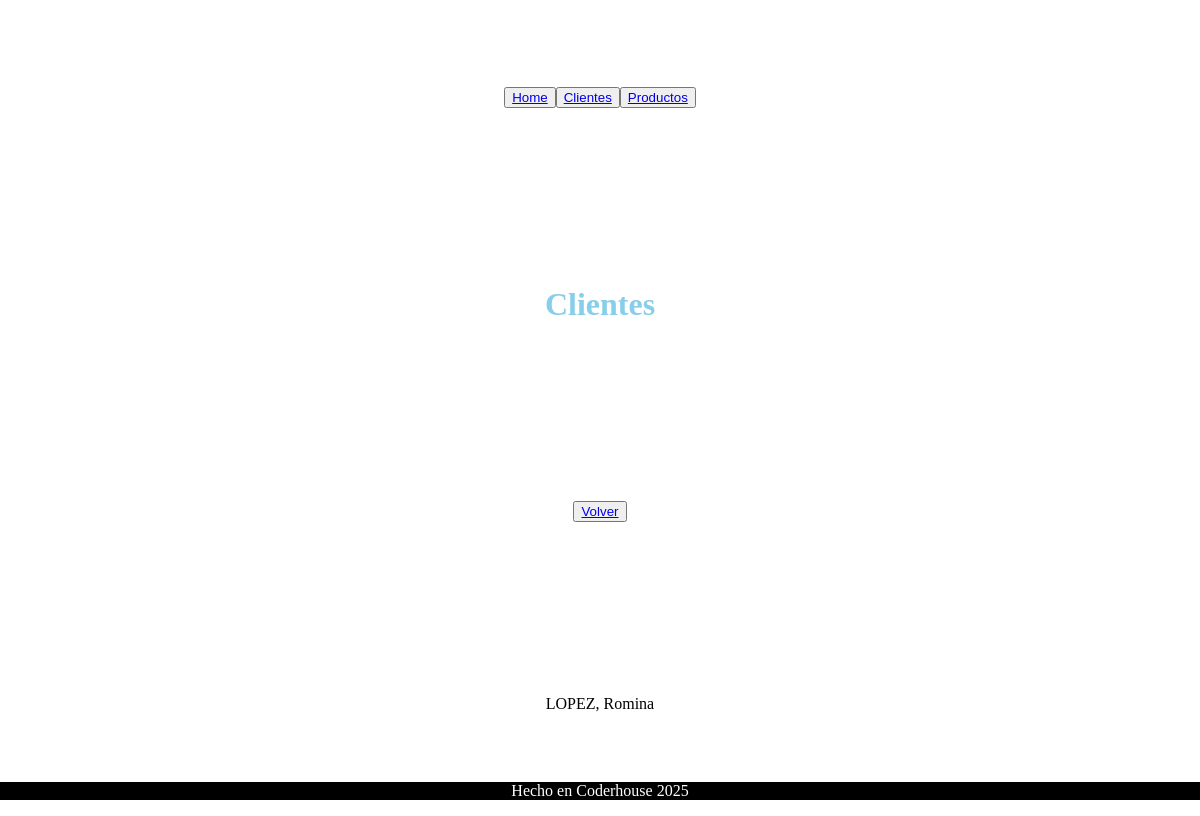
The app's page /cliente/cliente/list/, older data.
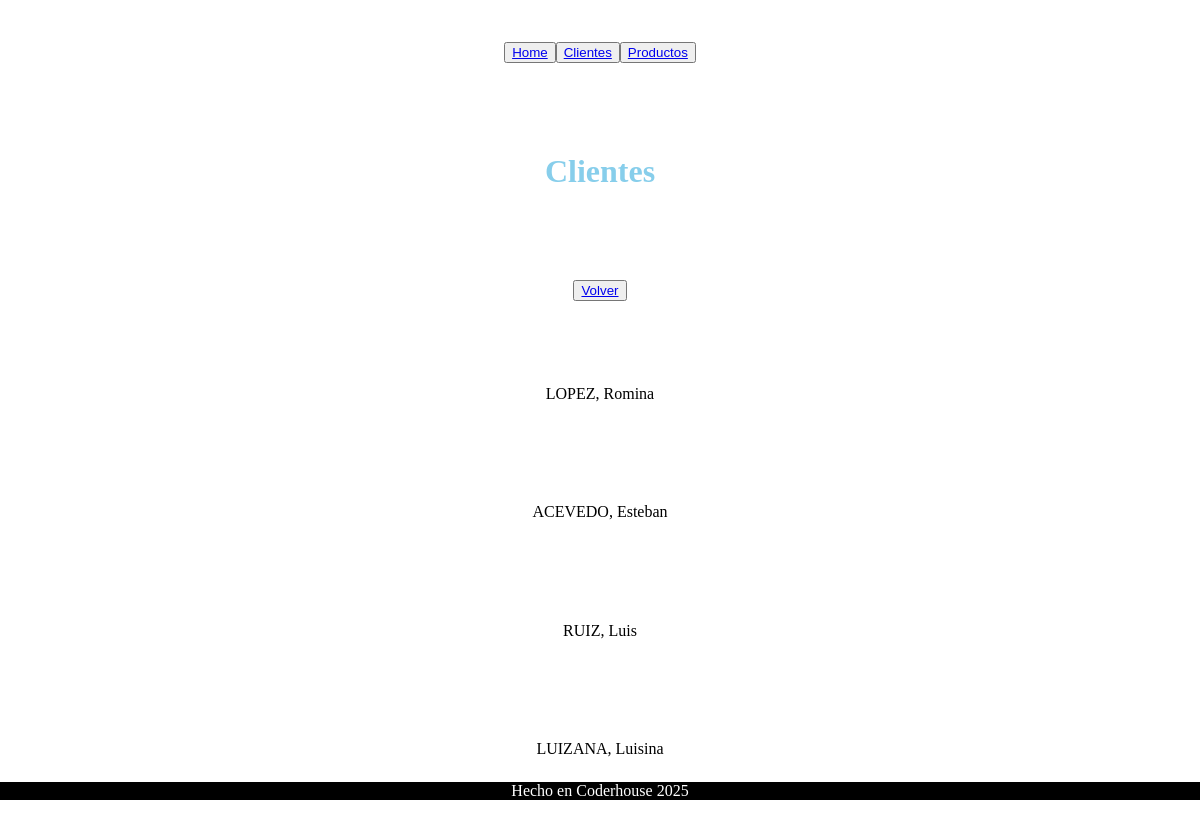
The same page, newer data.
### cliente/models.py (models this page shows)
class Cliente(models.Model):
    nombre = models.CharField(max_length=50)
    apellido = models.CharField(max_length=50)
    nacimiento = models.DateField(null=True, blank=True)
    pais_origen = models.ForeignKey(
        Pais, on_delete=models.SET_NULL, null=True, blank=True
    )
    def __str__(self) -> str:
        return f"{self.apellido.upper()}, {self.nombre}"

### cliente/views.py (the view)
# urls.py: path("cliente/list/", views.cliente_list, name="cliente_list"),
def cliente_list(request):
    clientes = Cliente.objects.all()
    contexto = {"clientes": clientes}
    return render(request, "cliente/cliente_list.html", contexto)

### cliente/templates/cliente/cliente_list.html
{% extends 'core/base.html' %}
{% block title %}
    Clientes
{% endblock title %}
{% block content %}
    <button>
        <a href="{% url 'cliente:index' %}">Volver</a>
    </button>
    {% for cliente in clientes %}
        <p> {{ cliente }} </p>
    {% endfor %}
{% endblock content %}

### core/templates/core/base.html (shortened to what this page needs)
<!DOCTYPE html>
<html lang="es">
<head>
</head>
<body style="display:grid; justify-items: center; align-items: center; height: 100vh;">
    {% include 'core/navbar.html' %}
    <h1 style="color: skyblue;">
        {% block title %}
        {% endblock title %}
    </h1>
    {% block content %}
    {% endblock content %}
    {% include 'core/footer.html' %}
</body>
</html>

### core/templates/core/navbar.html
<nav style="display: flex; justify-content: space-between; align-items: center;">
    <button>
        <a href="{% url 'core:index' %}">Home</a>
    </button>
    <button>
        <a href="{% url 'cliente:index' %}">Clientes</a>
    </button>
    <button>
        <a href="#">Productos</a>
    </button>
</nav>

### core/templates/core/footer.html
<p style="position: fixed;
          bottom: 0;
          left: 0;
          right: 0;
          background-color: black;
          color: white;
          text-align: center">
    Hecho en Coderhouse 2025
</p>

Row changes from the older to the newer data that the page shows:
added Cliente: apellido+nombre "ACEVEDO, Esteban"
added Cliente: apellido+nombre "RUIZ, Luis"
added Cliente: apellido+nombre "LUIZANA, Luisina"
